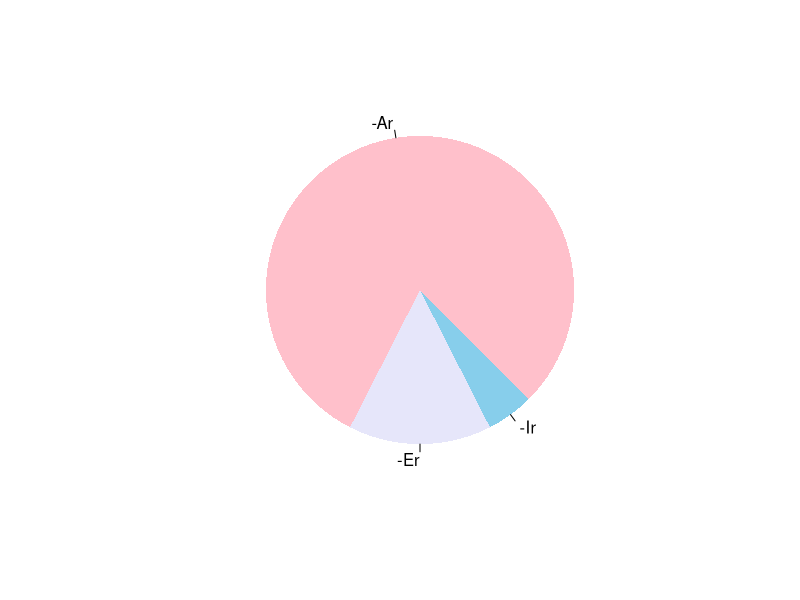

Here is the R script that generated this plot:
## ---- chunk 1
pie(
  c("-Ar" = 80, "-Er" = 15, "-Ir" = 5), 
  init.angle = 315, 
  col = c("pink", "lavender", "skyblue"), 
  border = FALSE
)
